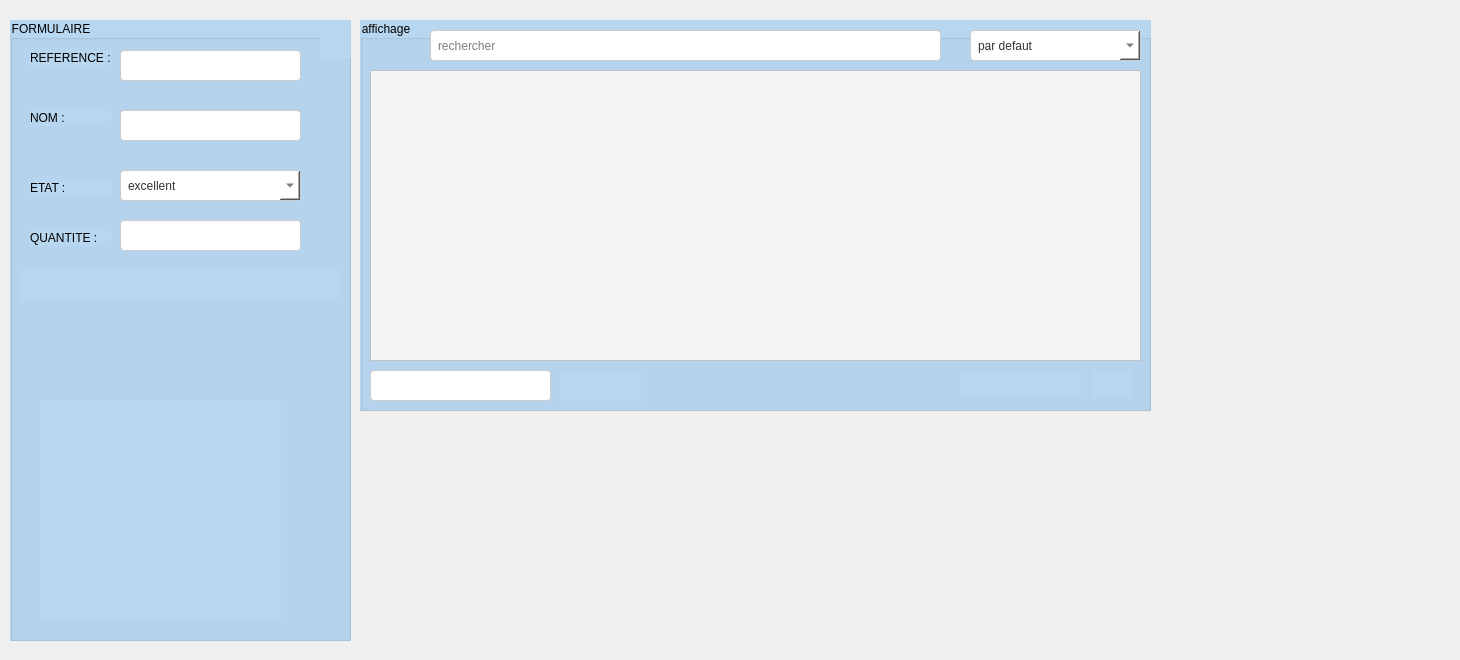
    <widget class="QWidget" name="tab">
     <attribute name="title">
      <string>Materiels</string>
     </attribute>
     <widget class="QGroupBox" name="groupBox_2">
      <property name="geometry">
       <rect>
        <x>10</x>
        <y>20</y>
        <width>341</width>
        <height>621</height>
       </rect>
      </property>
      <property name="autoFillBackground">
       <bool>false</bool>
      </property>
      <property name="styleSheet">
       <string notr="true">background-color: rgb(183, 214, 239);</string>
      </property>
      <property name="title">
       <string>FORMULAIRE</string>
      </property>
      <widget class="QLabel" name="reference">
       <property name="geometry">
        <rect>
         <x>20</x>
         <y>30</y>
         <width>81</width>
         <height>16</height>
        </rect>
       </property>
       <property name="text">
        <string>REFERENCE :</string>
       </property>
      </widget>
      <widget class="QLabel" name="etat">
       <property name="geometry">
        <rect>
         <x>20</x>
         <y>160</y>
         <width>81</width>
         <height>16</height>
        </rect>
       </property>
       <property name="text">
        <string>ETAT :</string>
       </property>
      </widget>
      <widget class="QLabel" name="quantite">
       <property name="geometry">
        <rect>
         <x>20</x>
         <y>210</y>
         <width>81</width>
         <height>16</height>
        </rect>
       </property>
       <property name="styleSheet">
        <string notr="true">/* Style de base pour le label */
label {
  font-family: Arial, sans-serif;
  font-size: 16px;
  color: #333; /* Couleur du texte */
  margin-bottom: 8px; /* Marge en bas pour un espacement */
  display: block; /* Faire du label un bloc pour l'espacement vertical */
}

/* Style pour le label lorsque la souris survole */
label:hover {
  color: #555; /* Nouvelle couleur du texte au survol */
  cursor: pointer; /* Curseur de la souris change au survol */
}

/* Style pour le label lorsque l'élément associé est en focus (par exemple, un champ de saisie) */
label:focus-within {
  color: #f00; /* Nouvelle couleur du texte lorsqu'il y a un focus dans l'élément parent */
}

/* Style pour un label spécifique avec une classe &quot;special-label&quot; */
.special-label {
  font-weight: bold; /* Texte en gras */
  color: #0066cc; /* Couleur bleue */
}
</string>
       </property>
       <property name="text">
        <string>QUANTITE :</string>
       </property>
      </widget>
      <widget class="QLabel" name="nom">
       <property name="geometry">
        <rect>
         <x>20</x>
         <y>90</y>
         <width>81</width>
         <height>16</height>
        </rect>
       </property>
       <property name="styleSheet">
        <string notr="true">/* Style de base pour le label */
label {
  font-family: Arial, sans-serif;
  font-size: 16px;
  color: #333; /* Couleur du texte */
  margin-bottom: 8px; /* Marge en bas pour un espacement */
  display: block; /* Faire du label un bloc pour l'espacement vertical */
}

/* Style pour le label lorsque la souris survole */
label:hover {
  color: #555; /* Nouvelle couleur du texte au survol */
  cursor: pointer; /* Curseur de la souris change au survol */
}

/* Style pour le label lorsque l'élément associé est en focus (par exemple, un champ de saisie) */
label:focus-within {
  color: #f00; /* Nouvelle couleur du texte lorsqu'il y a un focus dans l'élément parent */
}

/* Style pour un label spécifique avec une classe &quot;special-label&quot; */
.special-label {
  font-weight: bold; /* Texte en gras */
  color: #0066cc; /* Couleur bleue */
}
</string>
       </property>
       <property name="text">
        <string>NOM :</string>
       </property>
      </widget>
      <widget class="QLineEdit" name="Line_Edit_referance">
       <property name="geometry">
        <rect>
         <x>110</x>
         <y>30</y>
         <width>181</width>
         <height>31</height>
        </rect>
       </property>
       <property name="styleSheet">
        <string notr="true">QLineEdit {
    background-color: #fff; /* Couleur de fond du champ de texte */
    border: 1px solid #ccc; /* Bordure du champ de texte */
    border-radius: 4px; /* Coins arrondis */
    padding: 5px; /* Espace à l'intérieur du champ de texte */
}

QLineEdit:hover {
    border-color: #666; /* Changement de couleur de la bordure au survol */
}

QLineEdit:focus {
    border-color: #2ecc71; /* Couleur de la bordure lorsqu'il est focus */
    background-color: #f0fff0; /* Couleur de fond lorsqu'il est focus */
}
</string>
       </property>
       <property name="clearButtonEnabled">
        <bool>false</bool>
       </property>
      </widget>
      <widget class="QLineEdit" name="Line_Edit_nom">
       <property name="geometry">
        <rect>
         <x>110</x>
         <y>90</y>
         <width>181</width>
         <height>31</height>
        </rect>
       </property>
       <property name="styleSheet">
        <string notr="true">QLineEdit {
    background-color: #fff; /* Couleur de fond du champ de texte */
    border: 1px solid #ccc; /* Bordure du champ de texte */
    border-radius: 4px; /* Coins arrondis */
    padding: 5px; /* Espace à l'intérieur du champ de texte */
}

QLineEdit:hover {
    border-color: #666; /* Changement de couleur de la bordure au survol */
}

QLineEdit:focus {
    border-color: #2ecc71; /* Couleur de la bordure lorsqu'il est focus */
    background-color: #f0fff0; /* Couleur de fond lorsqu'il est focus */
}
</string>
       </property>
      </widget>
      <widget class="QLineEdit" name="Line_Edit_quantite">
       <property name="geometry">
        <rect>
         <x>110</x>
         <y>200</y>
         <width>181</width>
         <height>31</height>
        </rect>
       </property>
       <property name="styleSheet">
        <string notr="true">QLineEdit {
    background-color: #fff; /* Couleur de fond du champ de texte */
    border: 1px solid #ccc; /* Bordure du champ de texte */
    border-radius: 4px; /* Coins arrondis */
    padding: 5px; /* Espace à l'intérieur du champ de texte */
}

QLineEdit:hover {
    border-color: #666; /* Changement de couleur de la bordure au survol */
}

QLineEdit:focus {
    border-color: #2ecc71; /* Couleur de la bordure lorsqu'il est focus */
    background-color: #f0fff0; /* Couleur de fond lorsqu'il est focus */
}
</string>
       </property>
      </widget>
      <widget class="QComboBox" name="comboBox_etat">
       <property name="geometry">
        <rect>
         <x>110</x>
         <y>150</y>
         <width>181</width>
         <height>31</height>
        </rect>
       </property>
       <property name="styleSheet">
        <string notr="true">QComboBox {
    padding: 5px;
    border: 1px solid #ccc;
    border-radius: 4px;
    background-color: #fff;
    selection-background-color: #2ecc71; /* Couleur de fond de l'élément sélectionné */
    color: #333; /* Couleur du texte */
}

QComboBox:hover {
    border-color: #666;
}

QComboBox::drop-down {
    width: 20px;
}

QComboBox::down-arrow {
    image: url(C:/Users/victo/OneDrive/Documents/Gestion_matriels/image/1.png); /* Remplacez ceci par le chemin de votre image de flèche vers le bas */
}

QComboBox::down-arrow:hover {
    image: url(C:/Users/victo/OneDrive/Documents/Gestion_matriels/image/1.png); /* Image de survol de la flèche vers le bas */
}
</string>
       </property>
       <property name="editable">
        <bool>true</bool>
       </property>
       <item>
        <property name="text">
         <string>excellent</string>
        </property>
        <property name="icon">
         <iconset>
          <normaloff>../excellent.png</normaloff>../excellent.png</iconset>
        </property>
       </item>
       <item>
        <property name="text">
         <string>bon</string>
        </property>
        <property name="icon">
         <iconset>
          <normaloff>../bon.png</normaloff>../bon.png</iconset>
        </property>
       </item>
       <item>
        <property name="text">
         <string>en panne</string>
        </property>
        <property name="icon">
         <iconset>
          <normaloff>../en panne.png</normaloff>../en panne.png</iconset>
        </property>
       </item>
      </widget>
      <widget class="QPushButton" name="btn_ajouter">
       <property name="geometry">
        <rect>
         <x>10</x>
         <y>250</y>
         <width>101</width>
         <height>31</height>
        </rect>
       </property>
       <property name="styleSheet">
        <string notr="true">QPushButton {
    border: none;
    font: 8pt &quot;Sitka Display Semibold&quot;;
    text-align: middle;
}

QPushButton:hover {
    color: rgb(255, 255, 255);
    background-color: rgb(85, 170, 255);
    border: none;
    text-align: middle;
}
</string>
       </property>
       <property name="text">
        <string/>
       </property>
       <property name="icon">
        <iconset>
         <normaloff>../../event_planner_2A35-abdelmonam/projetevent/image/icons8-plus-math-100.png</normaloff>../../event_planner_2A35-abdelmonam/projetevent/image/icons8-plus-math-100.png</iconset>
       </property>
       <property name="iconSize">
        <size>
         <width>25</width>
         <height>25</height>
        </size>
       </property>
      </widget>
      <widget class="QPushButton" name="btn_modifier">
       <property name="geometry">
        <rect>
         <x>110</x>
         <y>250</y>
         <width>111</width>
         <height>31</height>
        </rect>
       </property>
       <property name="styleSheet">
        <string notr="true">QPushButton {
    border: none;
    font: 8pt &quot;Sitka Display Semibold&quot;;
    text-align: middle;
}

QPushButton:hover {
    color: rgb(255, 255, 255);
    background-color: rgb(85, 170, 255);
    border: none;
    text-align: middle;
}
</string>
       </property>
       <property name="text">
        <string/>
       </property>
       <property name="icon">
        <iconset>
         <normaloff>../../event_planner_2A35-abdelmonam/projetevent/image/customer-support.png</normaloff>../../event_planner_2A35-abdelmonam/projetevent/image/customer-support.png</iconset>
       </property>
       <property name="iconSize">
        <size>
         <width>25</width>
         <height>25</height>
        </size>
       </property>
      </widget>
      <widget class="QPushButton" name="btn_supprimer">
       <property name="geometry">
        <rect>
         <x>220</x>
         <y>250</y>
         <width>111</width>
         <height>31</height>
        </rect>
       </property>
       <property name="sizePolicy">
        <sizepolicy hsizetype="Minimum" vsizetype="Fixed">
         <horstretch>0</horstretch>
         <verstretch>0</verstretch>
        </sizepolicy>
       </property>
       <property name="styleSheet">
        <string notr="true">QPushButton {
    border: none;
    font: 8pt &quot;Sitka Display Semibold&quot;;
    text-align: middle;
}

QPushButton:hover {
    color: rgb(255, 255, 255);
    background-color: rgb(85, 170, 255);
    border: none;
    text-align: middle;
}
</string>
       </property>
       <property name="text">
        <string/>
       </property>
       <property name="icon">
        <iconset>
         <normaloff>../../event_planner_2A35-abdelmonam/projetevent/image/trash-icon.png</normaloff>../../event_planner_2A35-abdelmonam/projetevent/image/trash-icon.png</iconset>
       </property>
       <property name="iconSize">
        <size>
         <width>25</width>
         <height>25</height>
        </size>
       </property>
       <property name="autoDefault">
        <bool>false</bool>
       </property>
      </widget>
      <widget class="QLabel" name="qrCodeLabel">
       <property name="geometry">
        <rect>
         <x>30</x>
         <y>380</y>
         <width>241</width>
         <height>221</height>
        </rect>
       </property>
       <property name="text">
        <string/>
       </property>
       <property name="pixmap">
        <pixmap>../../event_planner_2A35-abdelmonam/projetevent/image/icons8-qr-code-64.png</pixmap>
       </property>
       <property name="scaledContents">
        <bool>true</bool>
       </property>
      </widget>
      <widget class="QPushButton" name="clear">
       <property name="geometry">
        <rect>
         <x>310</x>
         <y>10</y>
         <width>31</width>
         <height>28</height>
        </rect>
       </property>
       <property name="styleSheet">
        <string notr="true">QPushButton {
    border: none;
    font: 8pt &quot;Sitka Display Semibold&quot;;
    text-align: middle;
}

QPushButton:hover {
    color: rgb(255, 255, 255);
    background-color: rgb(85, 170, 255);
    border: none;
    text-align: middle;
}
</string>
       </property>
       <property name="text">
        <string/>
       </property>
       <property name="icon">
        <iconset>
         <normaloff>../../event_planner_2A35-abdelmonam/projetevent/image/icons8-cancel-24.png</normaloff>../../event_planner_2A35-abdelmonam/projetevent/image/icons8-cancel-24.png</iconset>
       </property>
       <property name="iconSize">
        <size>
         <width>25</width>
         <height>25</height>
        </size>
       </property>
      </widget>
      <zorder>reference</zorder>
      <zorder>etat</zorder>
      <zorder>quantite</zorder>
      <zorder>nom</zorder>
      <zorder>Line_Edit_referance</zorder>
      <zorder>Line_Edit_nom</zorder>
      <zorder>Line_Edit_quantite</zorder>
      <zorder>comboBox_etat</zorder>
      <zorder>btn_modifier</zorder>
      <zorder>btn_supprimer</zorder>
      <zorder>qrCodeLabel</zorder>
      <zorder>btn_ajouter</zorder>
      <zorder>clear</zorder>
     </widget>
     <widget class="QGroupBox" name="groupBox_5">
      <property name="geometry">
       <rect>
        <x>360</x>
        <y>20</y>
        <width>791</width>
        <height>391</height>
       </rect>
      </property>
      <property name="styleSheet">
       <string notr="true">background-color: rgb(183, 214, 239);</string>
      </property>
      <property name="title">
       <string>affichage</string>
      </property>
      <widget class="QTableView" name="tableView">
       <property name="geometry">
        <rect>
         <x>10</x>
         <y>50</y>
         <width>771</width>
         <height>291</height>
        </rect>
       </property>
       <property name="styleSheet">
        <string notr="true">/*background-color: rgb(255, 255, 255);*/
QTableView {
    background-color: #f5f5f5; /* Couleur de fond */
    alternate-background-color: #ffffff; /* Couleur de fond alternative pour les lignes */
    selection-color: #ffffff; /* Couleur du texte de la sélection */
    selection-background-color: #3498db; /* Couleur de fond de la sélection */
    gridline-color: #bdc3c7; /* Couleur des lignes de la grille */
    border: 1px solid #bdc3c7; /* Bordure de la table */
}

QHeaderView::section {
    background-color: #3498db; /* Couleur de fond de l'en-tête de colonne */
    color: #ffffff; /* Couleur du texte de l'en-tête de colonne */
    padding: 8px; /* Espacement interne de l'en-tête de colonne */
    border: 1px solid #ffffff; /* Bordure de l'en-tête de colonne */
}

QTableView::item {
    padding: 10px; /* Espacement interne des cellules */
    border: 1px solid #ecf0f1; /* Bordure des cellules */
}

QTableView::item:selected {
    background-color: #3498db; /* Couleur de fond de la cellule sélectionnée */
    color: #ffffff; /* Couleur du texte de la cellule sélectionnée */
}

  </string>
       </property>
       <property name="selectionBehavior">
        <enum>QAbstractItemView::SelectRows</enum>
       </property>
      </widget>
      <widget class="QLineEdit" name="rechercheBar">
       <property name="geometry">
        <rect>
         <x>70</x>
         <y>10</y>
         <width>511</width>
         <height>31</height>
        </rect>
       </property>
       <property name="toolTip">
        <string>&lt;!DOCTYPE HTML PUBLIC &quot;-//W3C//DTD HTML 4.0//EN&quot; &quot;http://www.w3.org/TR/REC-html40/strict.dtd&quot;&gt;
&lt;html&gt;&lt;head&gt;&lt;meta name=&quot;qrichtext&quot; content=&quot;1&quot; /&gt;&lt;style type=&quot;text/css&quot;&gt;
p, li { white-space: pre-wrap; }
&lt;/style&gt;&lt;/head&gt;&lt;body style=&quot; font-family:'MS Shell Dlg 2'; font-size:8pt; font-weight:400; font-style:normal;&quot;&gt;
&lt;p style=&quot;-qt-paragraph-type:empty; margin-top:0px; margin-bottom:0px; margin-left:0px; margin-right:0px; -qt-block-indent:0; text-indent:0px; font-family:'MS Shell Dlg 2';&quot;&gt;&lt;br /&gt;&lt;/p&gt;&lt;/body&gt;&lt;/html&gt;</string>
       </property>
       <property name="styleSheet">
        <string notr="true">QLineEdit {
border-radius:4px;
    background-color: #fff; /* Couleur de fond du champ de texte */
    border: 1px solid #ccc; /* Bordure du champ de texte */
    border-radius: 4px; /* Coins arrondis */
    padding: 5px; /* Espace à l'intérieur du champ de texte */
}

QLineEdit:hover {
border-radius:4px;
    border-color: #666; /* Changement de couleur de la bordure au survol */
}

QLineEdit:focus {
border-radius:4px;
    border-color: #2ecc71; /* Couleur de la bordure lorsqu'il est focus */
    background-color: #f0fff0; /* Couleur de fond lorsqu'il est focus */
}
</string>
       </property>
       <property name="placeholderText">
        <string>rechercher</string>
       </property>
       <property name="clearButtonEnabled">
        <bool>false</bool>
       </property>
      </widget>
      <widget class="QComboBox" name="trimatrielsComboBox">
       <property name="geometry">
        <rect>
         <x>610</x>
         <y>10</y>
         <width>171</width>
         <height>31</height>
        </rect>
       </property>
       <property name="styleSheet">
        <string notr="true">QComboBox {
    padding: 5px;
    border: 1px solid #ccc;
    border-radius: 4px;
    background-color: #fff;
    selection-background-color: #2ecc71; /* Couleur de fond de l'élément sélectionné */
    color: #333; /* Couleur du texte */
}

QComboBox:hover {
    border-color: #666;
}

QComboBox::drop-down {
    width: 20px;
}

QComboBox::down-arrow {
    image: url(C:/Users/victo/OneDrive/Documents/Gestion_matriels/image/1.png); /* Remplacez ceci par le chemin de votre image de flèche vers le bas */
}

QComboBox::down-arrow:hover {
    image: url(C:/Users/victo/OneDrive/Documents/Gestion_matriels/image/1.png); /* Image de survol de la flèche vers le bas */
}
</string>
       </property>
       <property name="editable">
        <bool>true</bool>
       </property>
       <item>
        <property name="text">
         <string>par defaut</string>
        </property>
       </item>
       <item>
        <property name="text">
         <string>reference</string>
        </property>
       </item>
       <item>
        <property name="text">
         <string>nom</string>
        </property>
       </item>
       <item>
        <property name="text">
         <string>etat</string>
        </property>
       </item>
      </widget>
      <widget class="QPushButton" name="PDF">
       <property name="geometry">
        <rect>
         <x>660</x>
         <y>350</y>
         <width>61</width>
         <height>28</height>
        </rect>
       </property>
       <property name="styleSheet">
        <string notr="true">QPushButton {
    border: none;
    font: 8pt &quot;Sitka Display Semibold&quot;;
    text-align: middle;
}

QPushButton:hover {
    color: rgb(255, 255, 255);
    background-color: rgb(85, 170, 255);
    border: none;
    text-align: middle;
}
</string>
       </property>
       <property name="text">
        <string/>
       </property>
       <property name="icon">
        <iconset>
         <normaloff>../../event_planner_2A35-abdelmonam/projetevent/image/pdf.png</normaloff>../../event_planner_2A35-abdelmonam/projetevent/image/pdf.png</iconset>
       </property>
       <property name="iconSize">
        <size>
         <width>25</width>
         <height>25</height>
        </size>
       </property>
      </widget>
      <widget class="QPushButton" name="statistique">
       <property name="geometry">
        <rect>
         <x>600</x>
         <y>350</y>
         <width>61</width>
         <height>28</height>
        </rect>
       </property>
       <property name="styleSheet">
        <string notr="true">QPushButton {
    border: none;
    font: 8pt &quot;Sitka Display Semibold&quot;;
    text-align: middle;
}

QPushButton:hover {
    color: rgb(255, 255, 255);
    background-color: rgb(85, 170, 255);
    border: none;
    text-align: middle;
}
</string>
       </property>
       <property name="text">
        <string/>
       </property>
       <property name="icon">
        <iconset>
         <normaloff>../../event_planner_2A35-abdelmonam/projetevent/image/icons8-slice-48.png</normaloff>../../event_planner_2A35-abdelmonam/projetevent/image/icons8-slice-48.png</iconset>
       </property>
       <property name="iconSize">
        <size>
         <width>25</width>
         <height>25</height>
        </size>
       </property>
      </widget>
      <widget class="QLineEdit" name="numero">
       <property name="geometry">
        <rect>
         <x>10</x>
         <y>350</y>
         <width>181</width>
         <height>31</height>
        </rect>
       </property>
       <property name="styleSheet">
        <string notr="true">QLineEdit {
    background-color: #fff; /* Couleur de fond du champ de texte */
    border: 1px solid #ccc; /* Bordure du champ de texte */
    border-radius: 4px; /* Coins arrondis */
    padding: 5px; /* Espace à l'intérieur du champ de texte */
}

QLineEdit:hover {
    border-color: #666; /* Changement de couleur de la bordure au survol */
}

QLineEdit:focus {
    border-color: #2ecc71; /* Couleur de la bordure lorsqu'il est focus */
    background-color: #f0fff0; /* Couleur de fond lorsqu'il est focus */
}
</string>
       </property>
       <property name="text">
        <string/>
       </property>
      </widget>
      <widget class="QPushButton" name="pushButton_call">
       <property name="geometry">
        <rect>
         <x>200</x>
         <y>350</y>
         <width>51</width>
         <height>31</height>
        </rect>
       </property>
       <property name="styleSheet">
        <string notr="true">QPushButton {
    border: none;
    font: 8pt &quot;Sitka Display Semibold&quot;;
    text-align: middle;
}

QPushButton:hover {
    color: rgb(255, 255, 255);
    background-color: rgb(85, 170, 255);
    border: none;
    text-align: middle;
}

</string>
       </property>
       <property name="text">
        <string/>
       </property>
       <property name="icon">
        <iconset>
         <normaloff>../../event_planner_2A35-abdelmonam/projetevent/image/phone-call.png</normaloff>../../event_planner_2A35-abdelmonam/projetevent/image/phone-call.png</iconset>
       </property>
       <property name="iconSize">
        <size>
         <width>25</width>
         <height>25</height>
        </size>
       </property>
      </widget>
      <widget class="QPushButton" name="refresh">
       <property name="geometry">
        <rect>
         <x>240</x>
         <y>350</y>
         <width>41</width>
         <height>31</height>
        </rect>
       </property>
       <property name="styleSheet">
        <string notr="true">QPushButton {
    border: none;
    font: 8pt &quot;Sitka Display Semibold&quot;;
    text-align: middle;
}

QPushButton:hover {
    color: rgb(255, 255, 255);
    background-color: rgb(85, 170, 255);
    border: none;
    text-align: middle;
}



</string>
       </property>
       <property name="text">
        <string/>
       </property>
       <property name="icon">
        <iconset>
         <normaloff>../../event_planner_2A35-abdelmonam/projetevent/image/refresh.png</normaloff>../../event_planner_2A35-abdelmonam/projetevent/image/refresh.png</iconset>
       </property>
       <property name="iconSize">
        <size>
         <width>25</width>
         <height>25</height>
        </size>
       </property>
      </widget>
      <widget class="QPushButton" name="excel">
       <property name="geometry">
        <rect>
         <x>732</x>
         <y>350</y>
         <width>41</width>
         <height>28</height>
        </rect>
       </property>
       <property name="styleSheet">
        <string notr="true">QPushButton {
    border: none;
    font: 8pt &quot;Sitka Display Semibold&quot;;
    text-align: middle;
}

QPushButton:hover {
    color: rgb(255, 255, 255);
    background-color: rgb(85, 170, 255);
    border: none;
    text-align: middle;
}
</string>
       </property>
       <property name="text">
        <string/>
       </property>
       <property name="icon">
        <iconset>
         <normaloff>../../event_planner_2A35-abdelmonam/projetevent/image/excel.png</normaloff>../../event_planner_2A35-abdelmonam/projetevent/image/excel.png</iconset>
       </property>
       <property name="iconSize">
        <size>
         <width>25</width>
         <height>25</height>
        </size>
       </property>
      </widget>
     </widget>
     <widget class="QWidget" name="MaterielsStatContainer" native="true">
      <property name="geometry">
       <rect>
        <x>360</x>
        <y>420</y>
        <width>771</width>
        <height>231</height>
       </rect>
      </property>
      <property name="cursor">
       <cursorShape>CrossCursor</cursorShape>
      </property>
      <property name="styleSheet">
       <string notr="true">QPushButton {
    border: none;
    font: 8pt &quot;Sitka Display Semibold&quot;;
    text-align: middle;
}

QPushButton:hover {
    color: rgb(255, 255, 255);
    background-color: rgb(85, 170, 255);
    border: none;
    text-align: middle;
}

</string>
      </property>
     </widget>
     <widget class="QLabel" name="backgroundM">
      <property name="geometry">
       <rect>
        <x>970</x>
        <y>20</y>
        <width>481</width>
        <height>401</height>
       </rect>
      </property>
      <property name="pixmap">
       <pixmap>../background.png</pixmap>
      </property>
      <property name="openExternalLinks">
       <bool>true</bool>
      </property>
     </widget>
     <zorder>backgroundM</zorder>
     <zorder>groupBox_2</zorder>
     <zorder>groupBox_5</zorder>
     <zorder>MaterielsStatContainer</zorder>
    </widget>
